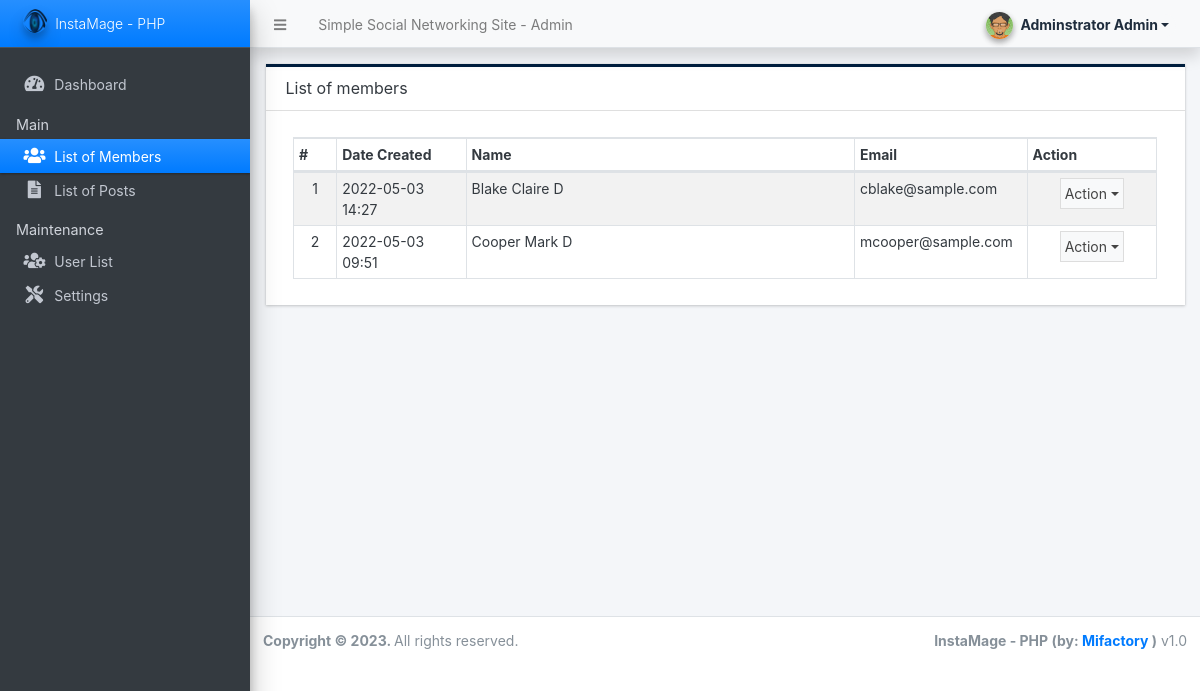
The page /admin/?page=members (signed in) on the database as committed earlier.
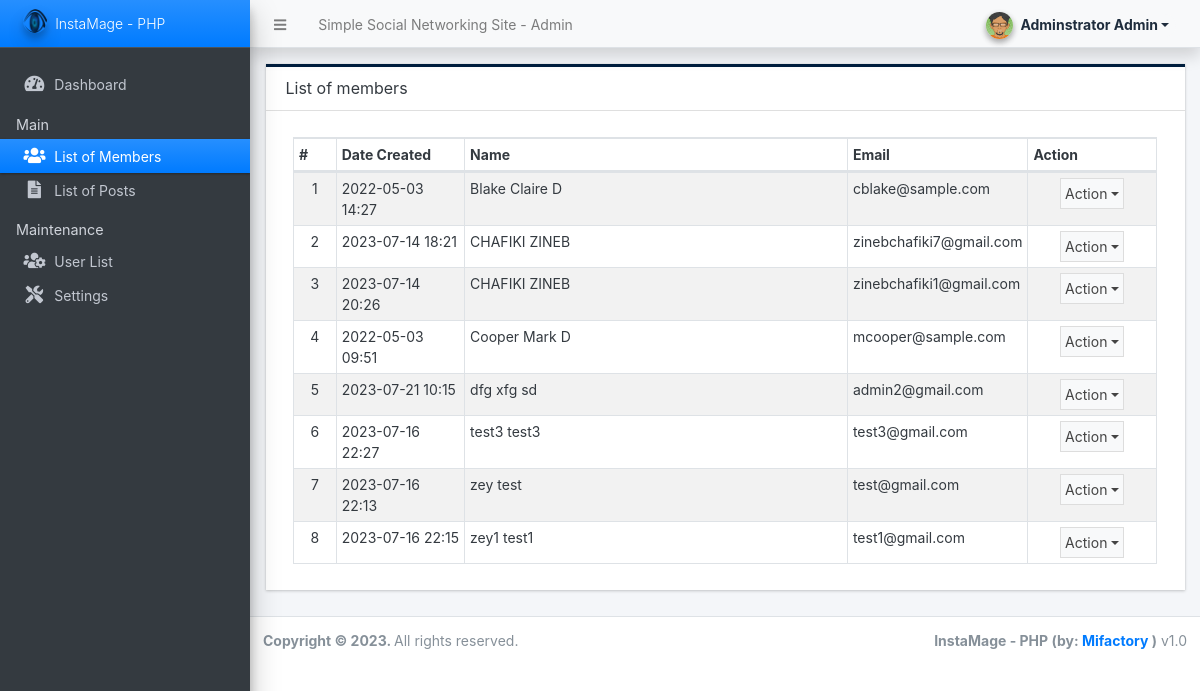
The same page on the database as committed later.
### tables this page shows
CREATE TABLE `member_list` (
  `id` int(30) NOT NULL,
  `firstname` text NOT NULL,
  `middlename` text DEFAULT NULL,
  `lastname` text NOT NULL,
  `email` text NOT NULL,
  `password` text NOT NULL,
  `avatar` text DEFAULT NULL,
  `status` tinyint(1) NOT NULL DEFAULT 0 COMMENT '0=Pending, 1=Approved, 2 = Denied, 3=Blocked',
  `date_created` datetime NOT NULL DEFAULT current_timestamp(),
  `date_updated` datetime NOT NULL DEFAULT current_timestamp() ON UPDATE current_timestamp(),
  `coin` int(11) NOT NULL DEFAULT 0
);

### admin/members/index.php (the view, shortened to what this page needs)
<div class="card card-outline rounded-0 card-navy">
	<div class="card-header">
		<h3 class="card-title">List of members</h3>
	</div>
	<div class="card-body">
        <div class="container-fluid">
			<table class="table table-hover table-striped table-bordered" id="list">
				<colgroup>
					<col width="5%">
					<col width="15%">
					<col width="45%">
					<col width="20%">
					<col width="15%">
				</colgroup>
				<thead>
					<tr>
						<th>#</th>
						<th>Date Created</th>
						<th>Name</th>
						<th>Email</th>
						<th>Action</th>
					</tr>
				</thead>
				<tbody>
					<?php
					$i = 1;
						$qry = $conn->query("SELECT *, CONCAT(lastname, ' ', firstname, ' ', coalesce(middlename,'')) as `name` from `member_list` order by `name` asc ");
						while($row = $qry->fetch_assoc()):
					?>
						<tr>
							<td class="text-center"><?php echo $i++; ?></td>
							<td><?php echo date("Y-m-d H:i",strtotime($row['date_created'])) ?></td>
							<td><?php echo $row['name'] ?></td>
							<td><?php echo $row['email'] ?></td>
							<td align="center">
								 <button type="button" class="btn btn-flat p-1 btn-default btn-sm dropdown-toggle dropdown-icon" data-toggle="dropdown">
				                  		Action
				                  </button>
							</td>
						</tr>
					<?php endwhile; ?>
				</tbody>
			</table>
		</div>
	</div>
</div>

Rows that differ between the two databases and show on the page:
added member_list: date_created "2023-07-14 18:21", name "CHAFIKI ZINEB", email "zinebchafiki7@gmail.com"
added member_list: date_created "2023-07-14 20:26", name "CHAFIKI ZINEB", email "zinebchafiki1@gmail.com"
added member_list: date_created "2023-07-21 10:15", name "dfg xfg sd", email "admin2@gmail.com"
added member_list: date_created "2023-07-16 22:27", name "test3 test3", email "test3@gmail.com"
added member_list: date_created "2023-07-16 22:13", name "zey test", email "test@gmail.com"
added member_list: date_created "2023-07-16 22:15", name "zey1 test1", email "test1@gmail.com"
